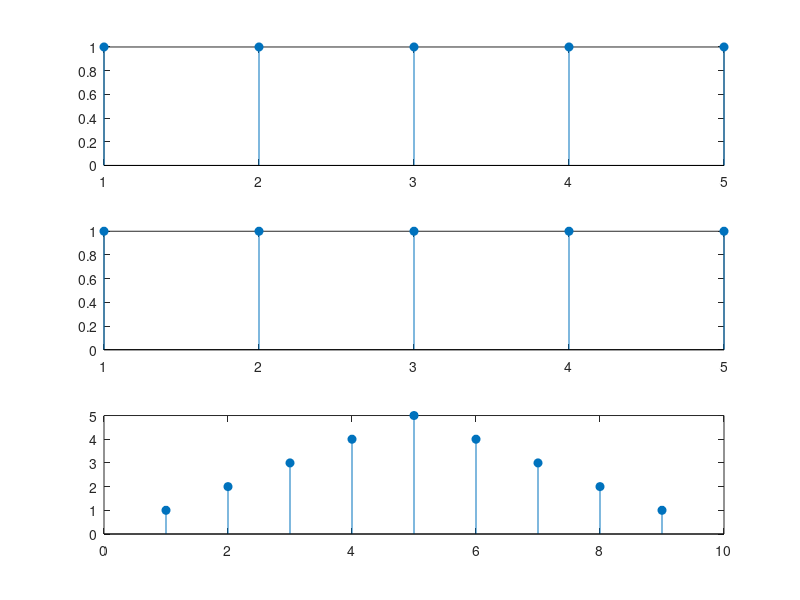

MATLAB code for this plot:
L = input("Panjang Gelombang (>=10):");
P = input("Lebar pulsa (lebih kecil dari L):");

%% first signal
for n=1:L
    if n <= P
        x(n) = 1;
    else 
        x(n) = 0;
    end
end
t=1:L;
subplot(3,1,1);
stem(t,x, 'filled');
% axis([0, L+1, -0.3, 1.2]);

%% second signal
for n=1:L
    if n <= P
        v(n)=1;
    else
        v(n)=0;
    end
end
t=1:L;
subplot(3,1,2);
stem(t,v, 'filled');
% axis([0, L+1, -0.3, 1.2]);

%% convolution
subplot(3,1,3);
stem(conv(x,v), 'filled');
% axis([0, L+1, -0.3, 1.2]);
